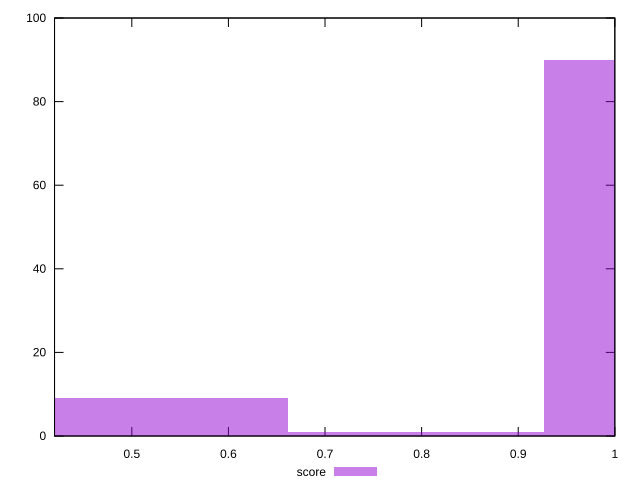

This figure's gnuplot source:
reset

$score <<EOF
1.0589316136113904 90
0.5294658068056952 9
0.7941987102085428 1
EOF

set key outside below
set boxwidth 0.2647329034028476
set xrange [0.42:1]
set yrange [0:100]
set trange [0:100]
set style fill transparent solid 0.5 noborder
set terminal svg size 640, 490 enhanced background rgb 'white'
set output "reports/report_00028_2021-02-24T12-49-42.674Z/first-cpu-idle/samples/agenda/score/histogram.svg"

plot $score title "score" with boxes

reset
